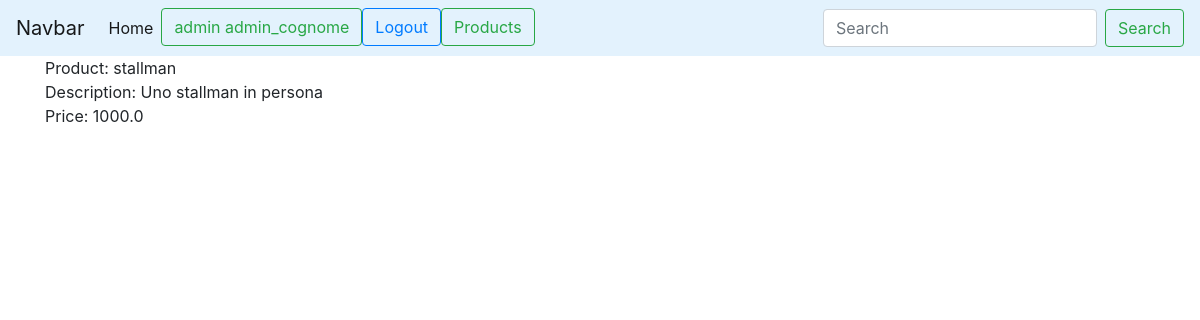
The page /product/management/1/detail (signed in) on the database as committed earlier.
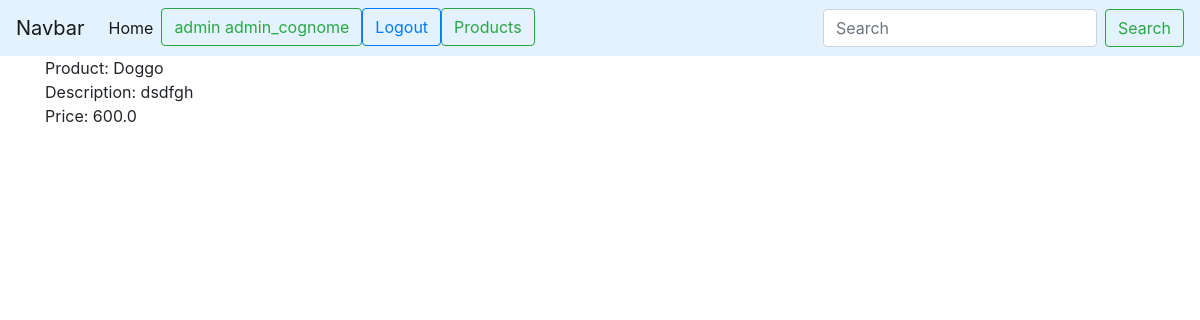
The same page on the database as committed later.
### product_management/models.py (models this page shows, shortened)
class Product(models.Model):
    id = models.AutoField(primary_key=True)
    name = models.CharField(max_length=50)
    image = models.ImageField(upload_to='product_images/')
    price = models.FloatField(validators=[MinValueValidator(0.0001)])
    discount = models.FloatField(default=0,validators=[MinValueValidator(0.0)])
    description = models.TextField(max_length=500)
    available = models.BooleanField(default=False)
    quantity = models.PositiveIntegerField(default=1)
    producer = models.ForeignKey(CustomUser, on_delete=models.CASCADE)
    category = models.ForeignKey(MyCategory,on_delete=models.PROTECT)

### product_management/views.py (the view)
# urls.py: path('management/<int:pk>/detail', views.ProductDetail.as_view(), name='product_detail'),
class ProductDetail(DetailView):
    model = Product
    template_name = 'product_setting/detail.html'
    def get_queryset(self, *args, **kwargs):
        return Product.objects.filter(id=self.kwargs['pk'])

### product_management/templates/product_setting/detail.html (shortened to what this page needs)
{% extends 'base.html' %}
{% load static %}
{% block content %}
    <div class="container">
        <p>
            Product:  {{ product.name }} <br>
            Description: {{ product.description }} </br>
            Price: {{ product.price }}
        </p>
{% endblock %}

Rows that differ between the two databases and show on the page:
changed Product: name "stallman" → "Doggo"; description "Uno stallman in persona" → "dsdfgh"; price "1000.0" → "600.0"
